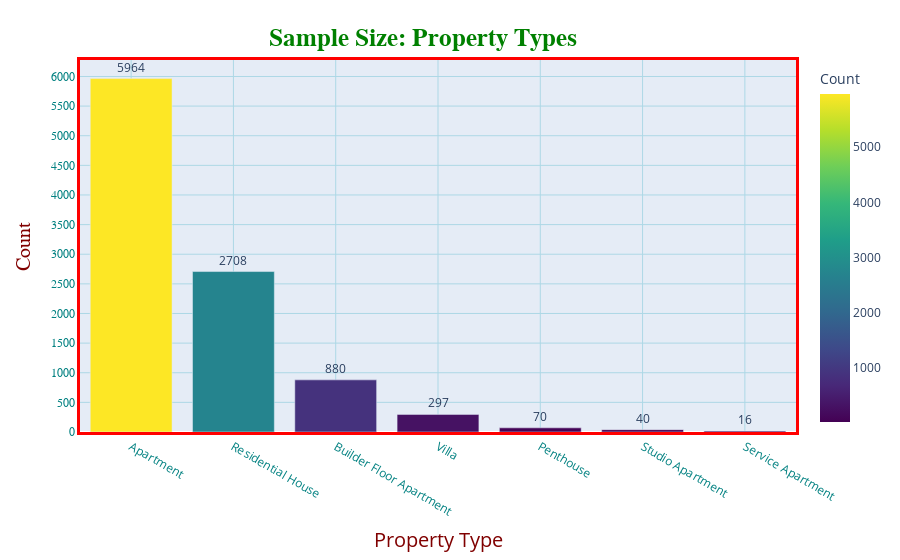

Write notebook code for a chart like this one.
### Code cell
prop_breakup = df['property_type'].value_counts()
prop_breakup = dict(prop_breakup)
list1 = list(prop_breakup.keys())
list2 = list(prop_breakup.values())

prop_df = pd.DataFrame(list(zip(list1,list2)), columns=['prop_type','count'])

fig = px.bar(prop_df,x='prop_type', y='count', text='count',
            labels={'count':'Count'}, color='count', color_continuous_scale = 'viridis') 

fig.update_traces(textposition='outside')
fig.update_layout(title_text="<b>Sample Size: Property Types</b>",
                 title_font_size=25,
                 title_font_color='green',
                 title_font_family='Titillium Web',
                 title_x=0.47,
                 title_y=0.95,
                 title_xanchor='center',
                 title_yanchor='top',
                 yaxis={'categoryorder':'total ascending'}
                 )

fig.update_xaxes(
        color='teal',
        title_text='Property Type',
        title_font_family='Open Sans',
        title_font_size=20,
        title_font_color='maroon',
        title_standoff = 15,
        gridcolor='lightblue',
        tickmode='auto',
        linecolor='red',
        linewidth=3,
        mirror=True)

fig.update_yaxes(
        color='Teal',
        title_text='Count',
        title_font_family='Droid Sans',
        title_font_size=20,
        title_font_color='maroon',
        title_standoff = 15,
        tickfont_family='Arial',
        nticks = 20,
        gridcolor='lightblue',
        linecolor='red',
        linewidth=3,
        mirror = True)

### Figure 1 — Plotly figure (JSON) as saved in the notebook; plotly's stock layout.template omitted (floating-point values rounded to 4 significant figures)
{"data": [{"alignmentgroup": "True", "hovertemplate": "prop_type=%{x}<br>Count=%{marker.color}<extra></extra>", "legendgroup": "", "marker": {"color": [5964, 2708, 880, 297, 70, 40, 16], "coloraxis": "coloraxis", "pattern": {"shape": ""}}, "name": "", "offsetgroup": "", "orientation": "v", "showlegend": false, "text": ["5964", "2708", "880", "297", "70", "40", "16"], "textposition": "outside", "type": "bar", "x": ["Apartment", "Residential House", "Builder Floor Apartment", "Villa", "Penthouse", "Studio Apartment", "Service Apartment"], "xaxis": "x", "y": [5964, 2708, 880, 297, 70, 40, 16], "yaxis": "y"}], "layout": {"barmode": "relative", "coloraxis": {"colorbar": {"title": {"text": "Count"}}, "colorscale": [[0, "#440154"], [0.1111, "#482878"], [0.2222, "#3e4989"], [0.3333, "#31688e"], [0.4444, "#26828e"], [0.5556, "#1f9e89"], [0.6667, "#35b779"], [0.7778, "#6ece58"], [0.8889, "#b5de2b"], [1, "#fde725"]]}, "legend": {"tracegroupgap": 0}, "margin": {"t": 60}, "title": {"font": {"color": "green", "family": "Titillium Web", "size": 25}, "text": "<b>Sample Size: Property Types</b>", "x": 0.47, "xanchor": "center", "y": 0.95, "yanchor": "top"}, "xaxis": {"anchor": "y", "color": "teal", "domain": [0, 1], "gridcolor": "lightblue", "linecolor": "red", "linewidth": 3, "mirror": true, "tickmode": "auto", "title": {"font": {"color": "maroon", "family": "Open Sans", "size": 20}, "standoff": 15, "text": "Property Type"}}, "yaxis": {"anchor": "x", "categoryorder": "total ascending", "color": "Teal", "domain": [0, 1], "gridcolor": "lightblue", "linecolor": "red", "linewidth": 3, "mirror": true, "nticks": 20, "tickfont": {"family": "Arial"}, "title": {"font": {"color": "maroon", "family": "Droid Sans", "size": 20}, "standoff": 15, "text": "Count"}}}}
